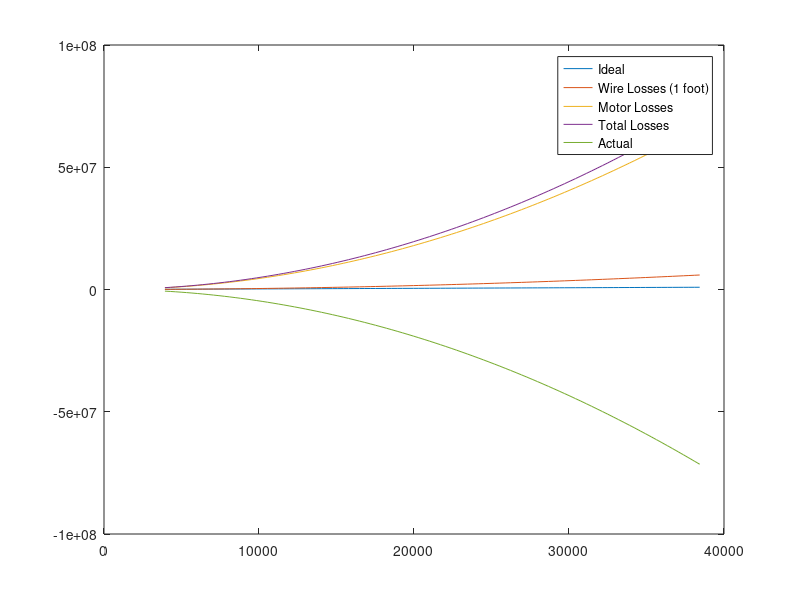

Recreate this plot in MATLAB. (Note: this script raises an error after producing the figure.)
clc; clear; close all
%% Code Assumptions
% 1. Constant speed during all mission segments
% 2. Motor spec sheet accounts for battery, motor, and propeller efficencies
% 3. Depth of discharge is 80% for our LiPo battery
% 4. Constant T/W ratio for each segment
% 5. Each target location is 100 meters away from home base
% 6. No vertical adjustments necessary during cruise legs
% 7. MTOW is 10 kg w/ payload
% 8. Vehicle is tiltled 5 degrees during cruise

%% Model Risks
% 1. We do not know the conditions under which the motor was tested, such as altitude

%% Motor Specs -- Pulled From Datasheet
% T-Motor MN505-S IP45 KV320 Navigator Type w/ T-Motor P18*6.1 Propellers and 6S LiPo
% Motor_Thrust = [1071,1160,1287,1414,1545,1676,1843,1985,2084,2216,2347,2486,2645,2806,2936,3091,3456,3818,4606,5444]; %[g]
% Motor_Throttle = [40:2:70,75,80:10:100]; %[%]
% Motor_Current = [5.3,5.9,6.6,7.4,8.2,9.0,10.1,11.2,12.2,13.3,14.5,15.6,16.9,18.3,19.6,21.0,24.5,28.6,37.7,48.8]*1000; %[mA]
% Motor_Voltage = 24; %[V]

% T-Motor MN501-S IP45 KV360 Navigator Type w/ T-Motor P18*6.1 Propellers and 6S LiPo
Motor_Thrust = [917,989,1080,1160,1310,1450,1540,1657,1708,1881,2003,2138,2269,2400,2519,2671,2974,3276,3959,4644]; %[g]
Motor_Throttle = [40:2:70,75,80:10:100]; %[%]
Motor_Current = [3.93,4.35,4.82,5.32,6.14,7.09,7.76,8.48,9.31,10.36,11.26,12.10,13.13,14.24,15.29,16.46,19.34,22.39,29.83,38.43]*1000; %[mA]
Motor_Voltage = 24; %[V]
Motor_Resistance = 0.045; %[Ohms]

Wire_Resistance = 4.016/1000;
Current_Range = linspace(Motor_Current(1),Motor_Current(end));

P_ideal = Motor_Voltage * Current_Range;
P_loss_wire = Current_Range.^2*Wire_Resistance;
P_loss_motor = Current_Range.^2*Motor_Resistance;
P_loss_total = P_loss_motor+P_loss_wire;
P_actual = P_ideal - (Current_Range.^2*(Motor_Resistance + Wire_Resistance));

figure();
plot(Current_Range,P_ideal)
hold on
plot(Current_Range,P_loss_wire),
plot(Current_Range,P_loss_motor)
plot(Current_Range,P_loss_total)
plot(Current_Range,P_actual)
legend('Ideal','Wire Losses (1 foot)','Motor Losses','Total Losses','Actual')


%% Mission Segment Times [s]
TO_t = 30;
Cruise_1_t = 180;

HITL_hover_t = 15;
HITL_horz_adj_t = 180;
HITL_descend_t = 180;
HITL_payload_hover_t = 30;

Ascend_t = 10;
Cruise_2_t = 180;
Land_t = 30;

%% Motor Power Analysis per Mission Segment
% Take-off
TO_TW = 1.5;
TO_Weight = 10; %[kg]
Battery_Use_TO = MSN_Seg_Power_Analysis(Motor_Current,Motor_Thrust,Motor_Throttle,TO_TW,TO_Weight,TO_t); %[mAh]

% Horizontal Flight 1: With Payload
Cruise_TW = 1.004; % https://www.halfchrome.com/drone-thrust-testing/
Cruise_1_Weight = 10; %[kg]
Battery_Use_Cruise_1 = MSN_Seg_Power_Analysis(Motor_Current,Motor_Thrust,Motor_Throttle,Cruise_TW,Cruise_1_Weight,Cruise_1_t); %[mAh]

% Human-In-The-Loop - Most Uncertainty Lies Here
HITL_hover_TW = 1;
HITL_horz_adj_TW = 1.004;
HITL_descend_TW = 0.8;

HITL_Weight = 10; %[kg]

Battery_Use_HITL_hover = MSN_Seg_Power_Analysis(Motor_Current,Motor_Thrust,Motor_Throttle,HITL_hover_TW,HITL_Weight,HITL_hover_t); %[mAh]
Battery_Use_HITL_horz_adj = MSN_Seg_Power_Analysis(Motor_Current,Motor_Thrust,Motor_Throttle,HITL_horz_adj_TW,HITL_Weight,HITL_horz_adj_t); %[mAh]
Battery_Use_HITL_descend = MSN_Seg_Power_Analysis(Motor_Current,Motor_Thrust,Motor_Throttle,HITL_descend_TW,HITL_Weight,HITL_descend_t); %[mAh]
Battery_Use_HITL_payload_hover = MSN_Seg_Power_Analysis(Motor_Current,Motor_Thrust,Motor_Throttle,HITL_hover_TW,HITL_Weight,HITL_payload_hover_t); %[mAh]

% Ascend Post Deployment
Ascend_TW = 1.5;
Ascend_Weight = 7.73;
Battery_Use_Ascend = MSN_Seg_Power_Analysis(Motor_Current,Motor_Thrust,Motor_Throttle,Ascend_TW,Ascend_Weight,Ascend_t); %[mAh]

% Horizontal Flight 2: Without Payload
Cruise_2_Weight = 7.7; %[kg]
Battery_Use_Cruise_2 = MSN_Seg_Power_Analysis(Motor_Current,Motor_Thrust,Motor_Throttle,Cruise_TW,Cruise_2_Weight,Cruise_2_t); %[mAh]

% Landing
Land_TW = 0.8;
Land_Weight = 7.73; %[kg]
Battery_Use_Land = MSN_Seg_Power_Analysis(Motor_Current,Motor_Thrust,Motor_Throttle,Land_TW,Land_Weight,Land_t); %[mAh]

% Total Motor Battery Use
Motors_Battery_Use = Battery_Use_TO + Battery_Use_Cruise_1 + Battery_Use_HITL_hover + Battery_Use_HITL_horz_adj + Battery_Use_HITL_descend + HITL_descend_t + Battery_Use_HITL_payload_hover + Battery_Use_Ascend + Battery_Use_Cruise_2 + Battery_Use_Land;

% Total Motor Power Use
Motors_Power_Use = (Motors_Battery_Use/1000) * Motor_Voltage; %[Wh]

%% Plots
% % Bar Plot of Battery Use
% Battery_Use_Data = [Battery_Use_TO;Battery_Use_Cruise_1;Battery_Use_HITL_hover;Battery_Use_Cruise_2;Battery_Use_Land];
% Power_Use_Data = (Battery_Use_Data./1000) .* Motor_Voltage;
% Mission_Segments = ({'Take-off','Horizontal Flight w/ Payload','HITL Control','Horizontal Flight w/o Payload','Landing'});
% 
% figure();
% bar(Mission_Segments,Battery_Use_Data)
% legend('Quadcopter','Hexacopter','Octocopter')
% ylabel('Battery Capacity Usage [mAh]')
% title('Battery Capacity Usage for Mission Segments for Each Rotor Count')
% 
% ax = gca;
% exportgraphics(ax,'Capacity Comparison.png','Resolution',300)
% 
% figure();
% bar(Mission_Segments,Power_Use_Data)
% legend('Quadcopter','Hexacopter','Octocopter')
% ylabel('Battery Power Usage [Wh]')
% title('Battery Power Usage for Mission Segments for Each Rotor Count')
% 
% bx = gca;
% exportgraphics(bx,'Energy Comparison.png','Resolution',300)

% Time Vector of Battery Use
TO_t_vec = linspace(0,TO_t);
Cruise_1_t_vec = TO_t:TO_t + Cruise_1_t;

HITL_hover_t_vec = Cruise_1_t_vec(end):Cruise_1_t_vec(end) + HITL_hover_t;
HITL_horz_adj_t_vec = HITL_hover_t_vec(end):HITL_hover_t_vec(end) + HITL_horz_adj_t;
HITL_descend_t_vec = HITL_horz_adj_t_vec(end):HITL_horz_adj_t_vec(end) + HITL_descend_t;
HITL_payload_hover_t_vec = HITL_descend_t_vec(end):HITL_descend_t_vec(end) + HITL_payload_hover_t;

Ascend_t_vec = HITL_payload_hover_t_vec(end):HITL_payload_hover_t_vec(end) + Ascend_t;
Cruise_2_t_vec = Ascend_t_vec(end):Ascend_t_vec(end) + Cruise_2_t;
Land_t_vec = Cruise_2_t_vec(end):Cruise_2_t_vec(end) + Land_t;

% % Battery Use Vector
% TO_Batt_vec = linspace(0,Battery_Use_TO(2),length(TO_t_vec));
% Cruise_1_Batt_vec = linspace(TO_Batt_vec(end),TO_Batt_vec(end) + Battery_Use_Cruise_1(2),length(Cruise_1_t_vec));
% HITL_Batt_vec = linspace(Cruise_1_Batt_vec(end),Cruise_1_Batt_vec(end) + Battery_Use_HITL_hover(2),length(HITL_t_vec));
% Cruise_2_Batt_vec = linspace(HITL_Batt_vec(end),HITL_Batt_vec(end) + Battery_Use_Cruise_2(2),length(Cruise_2_t_vec));
% Land_Batt_vec = linspace(Cruise_2_Batt_vec(end),Cruise_2_Batt_vec(end) + Battery_Use_Land(2),length(Land_t_vec));
% MSN_Batt_vec = [TO_Batt_vec,Cruise_1_Batt_vec,HITL_Batt_vec,Cruise_2_Batt_vec,Land_Batt_vec];
% 
% % plot(MSN_t_vec,MSN_Batt_vec)
% % Plot Time vs Battery Use
% figure();
% plot(TO_t_vec,TO_Batt_vec,'LineWidth',3)
% hold on
% plot(Cruise_1_t_vec,Cruise_1_Batt_vec,'LineWidth',3)
% plot(HITL_t_vec,HITL_Batt_vec,'LineWidth',3)
% plot(Cruise_2_t_vec,Cruise_2_Batt_vec,'LineWidth',3)
% plot(Land_t_vec,Land_Batt_vec,'LineWidth',3)
% legend('Takeoff','Cruise with Payload','Human-In-The-Loop','Cruise without Payload','Land','Location','northwest')
% grid on; grid minor
% title('Battery Capacity Usage')
% xlabel('Time [s]')
% ylabel('Battery Use [mAh]')
% hold off

cx = gca;
exportgraphics(cx,'CapacityAnalysis.png','Resolution',300)

%% Additional Components Power Analysis
% Camera
% RunCam Nano2 FPV Camera
Camera_Current = 120; %[mA]
Camera_Time_of_Operation = 20; %[min]
Camera_Battery_Use = Camera_Current * (Camera_Time_of_Operation/60); %[mAh]

% Video Transmitter
% WT832 5.8 Ghz 40CH FPV Transmitter
VTx_Current = 220; %[mA]
VTx_Time_of_Operation = 20; %[min]
VTx_Battery_Use = VTx_Current*(VTx_Time_of_Operation/60); %[mAh]

% Radio Transmitter
% Holybro SiK Telemetry Radio V3
RadioTx_Current = 100; %[mA]
RadioRx_Current = 25; %[mA]
Radio_Current = RadioTx_Current + RadioRx_Current;
Radio_Time_of_Operation = 20; %[min]
Radio_Battery_Use = Radio_Current * (Radio_Time_of_Operation/60); %[mAh]

% RC Reciever
% Holybro R86V RC Reciever
% NOTE: Datasheet doesn't state current, so most likely negligible
RCRx_Current = 100; %[mA]
RCRx_Time_of_Operation = 20; %[min]
RCRx_Battery_Use = RCRx_Current * (RCRx_Time_of_Operation/60); %[mAh]

% Switch
% DSTFuy 12VDC Long Range Remote Control Switch
% NOTE: Datsheet doesn't state current draw, so most likely negligible
Switch_Standby_Current = 50; %[mA]
Switch_Active_Current = 200; %[mA]
Switch_Standby_Time_of_Operation = 20; %[min]
Switch_Active_Time_of_Operation = 1; %[min]
Switch_Standby_Battery_Use = Switch_Standby_Current * (Switch_Standby_Time_of_Operation/60); %[mAh]
Switch_Active_Battery_Use = Switch_Active_Current * (Switch_Active_Time_of_Operation/60); %[mAh]
Switch_Battery_Use = Switch_Standby_Battery_Use + Switch_Active_Battery_Use;

% Solenoid Valve
% PSL-25 1" Solenoid Valve
Valve_V = 12; %[V]
Valve_Power = 32; %[W]
Valve_Current = (Valve_Power/Valve_V)*1000; %[mA]
Valve_Time_of_Operation = 30; %[s]
Valve_Battery_Use = Valve_Current * (Valve_Time_of_Operation/3600); %[mAh]

% Flight Controller
% Pixhawk 4 https://diydrones.com/profiles/blogs/pixhawk-and-apm-power-consumption
FC_Current = 200; %[mA]
FC_Time_of_Operation = 20; %[min]
FC_Battery_Use = FC_Current * (FC_Time_of_Operation/60); %[mAh]

% Lidar Sensor
% MakerFocus TFmini-s Micro Lidar Module
Lidar_Current = 200; %[mA]
Lidar_Time_of_Operation = 20; %[min]
Lidar_Battery_Use = Lidar_Current * (Lidar_Time_of_Operation/60); %[mAh]

% GPS
% Holybro M10 and M9N GPS
GPS_Current = 200; %[mA]
GPS_Time_of_Operation = 20; %[min]
GPS_Battery_Use = GPS_Current * (GPS_Time_of_Operation/60); %[mAh]

% Total Additional Components Battery Use
Components_Battery_Use = Camera_Battery_Use + VTx_Battery_Use + Radio_Battery_Use + RCRx_Battery_Use + ...
Switch_Battery_Use + Valve_Battery_Use + FC_Battery_Use + Lidar_Battery_Use + GPS_Battery_Use;

%% Total Power Analysis
Total_Battery_Use = [Motors_Battery_Use(2),Components_Battery_Use];

% % Bar plot comparison
% Batt_Use_Cats = ({'Motors','Additional Components'});
% bar(Batt_Use_Cats,Total_Battery_Use)
% ylabel('Battery Capacity Usage [mAh]')
% title('Battery Usage Comparison')
% 
% dx = gca;
% exportgraphics(dx,'Comparison.png','Resolution',300)

%% Battery Calculations
DoD = 0.8; % Depth of discharge
% n_Battery = 0.84; % Battery Efficiency https://www.mdpi.com/2076-3417/10/3/895
Actual_Battery_Capacity = 5000:1000:30000; %[mAh]
Actual_Battery_Voltage = 22.2; %[V] -- This value is dependent of voltage rating of motors (nominal value)
Actual_Battery_Power = (Actual_Battery_Capacity./1000) .* Actual_Battery_Voltage; %[Wh]
Predicted_Battery_Power = Actual_Battery_Power .*  DoD; %[Wh]

% Find Index of Closest Value
[~,closestIndex_Quad_Batt] = min(abs(Predicted_Battery_Power - Motors_Power_Use(1)));
[~,closestIndex_Hex_Batt] = min(abs(Predicted_Battery_Power - Motors_Power_Use(2)));
[~,closestIndex_Oct_Batt] = min(abs(Predicted_Battery_Power - Motors_Power_Use(3)));

fprintf('---------------------------------------------------\n')
fprintf('Minimum Quadcopter Battery Capacity: %g mAh\n', Actual_Battery_Capacity(closestIndex_Quad_Batt))
fprintf('Minimum Hexacopter Battery Capacity: %g mAh\n', Actual_Battery_Capacity(closestIndex_Hex_Batt))
fprintf('Minimum Octocopter Battery Capacity: %g mAh\n', Actual_Battery_Capacity(closestIndex_Oct_Batt))
fprintf('---------------------------------------------------\n')
fprintf('Minimum Quadcopter Battery Voltage: %g V\n', Actual_Battery_Voltage)
fprintf('Minimum Hexacopter Battery Voltage: %g V\n', Actual_Battery_Voltage)
fprintf('Minimum Octocopter Battery Voltage: %g V\n', Actual_Battery_Voltage)
fprintf('---------------------------------------------------\n')
fprintf('Minimum Quadcopter Battery Power Rating: %g Wh\n', Actual_Battery_Power(closestIndex_Quad_Batt))
fprintf('Minimum Hexacopter Battery Power Rating: %g Wh\n', Actual_Battery_Power(closestIndex_Hex_Batt))
fprintf('Minimum Octocopter Battery Power Rating: %g Wh\n', Actual_Battery_Power(closestIndex_Oct_Batt))
fprintf('---------------------------------------------------\n')


%% Function(s)
function Battery_Use = MSN_Seg_Power_Analysis(Current,Thrust,Throttle,TW,Weight,Time)
%--------------------------------------------------------------------------------------
% Inputs:
%   Current: Vector of motor current draw values in milliamps
%   Thrust: Vector of motor thrust values in grams
%   Throttle: Vector of motor throttle values in percent
%   TW: Thrust-to-Weight ratio for mission segment
%   Weight: Expected vehicle weight for mission segment in kilograms
%   Time: Expected time vehicle will spend on this mission segment in seconds
% Output:
%   Battery_Use: Vector containing battery use in milliamp-hours for 4, 6, and 8 motors
%--------------------------------------------------------------------------------------

% Polyfit Thrust Values
Thrust_Fit = polyfit(Throttle,Thrust,1);
Thrust_Fit_Values = polyval(Thrust_Fit,min(Throttle):1:100);

% Find Thrust Necessary
Thrust_Needed = TW * Weight;

% Breakdown of Thrust per Motor for  4, 6, and 8 Motors
Quad_Thrust = (Thrust_Needed/4)*1000;
Hex_Thrust = (Thrust_Needed/6)*1000;
Oct_Thrust = (Thrust_Needed/8)*1000;

% Index of Thrust Value
[~,closestIndex_Quad] = min(abs(Thrust_Fit_Values-Quad_Thrust));
[~,closestIndex_Hex] = min(abs(Thrust_Fit_Values-Hex_Thrust));
[~,closestIndex_Oct] = min(abs(Thrust_Fit_Values-Oct_Thrust));

% Fit Current Values
Current_Fit = polyfit(Throttle,Current,2);
Current_Fit_Values = polyval(Current_Fit,min(Throttle):1:100);

% Find Current Value Correlating to Thrust Index
Current_Draw_Quad = Current_Fit_Values(closestIndex_Quad)*4;
Current_Draw_Hex = Current_Fit_Values(closestIndex_Hex)*6;
Current_Draw_Oct = Current_Fit_Values(closestIndex_Oct)*8;

% Battery Use
Time_hrs = Time/3600; %[s] -> [hrs]

Battery_Use_Quad = Current_Draw_Quad * Time_hrs; %[mAh]
Battery_Use_Hex = Current_Draw_Hex * Time_hrs; %[mAh]
Battery_Use_Oct = Current_Draw_Oct * Time_hrs; %[mAh]

Battery_Use = [Battery_Use_Quad,Battery_Use_Hex,Battery_Use_Oct];

end